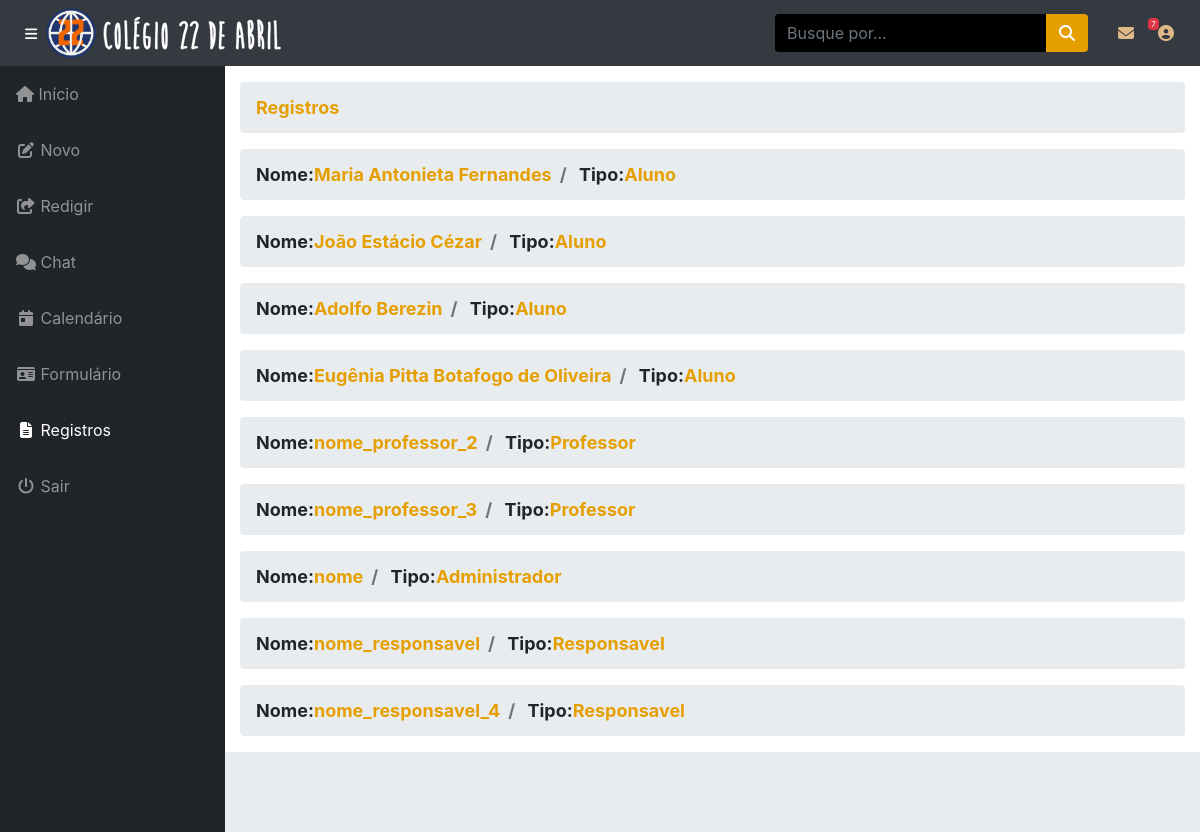
The page /painel_adm/registros.php (signed in) on the database its author committed.
### tables this page shows
CREATE TABLE IF NOT EXISTS `tb_aluno` (
  `cd_aluno` int(11) NOT NULL AUTO_INCREMENT,
  `nm_aluno` varchar(50) NOT NULL,
  `ds_sexo` varchar(30) NOT NULL,
  `ds_rg` varchar(20) NOT NULL,
  `id_autorizacao` int(11) NOT NULL,
  `vl_idade` int(11) NOT NULL,
  `ds_foto` varchar(100) DEFAULT NULL,
  `id_turma` int(11) DEFAULT NULL,
  PRIMARY KEY (`cd_aluno`),
  KEY `id_autorizacao` (`id_autorizacao`),
  KEY `id_turma` (`id_turma`)
);

CREATE TABLE IF NOT EXISTS `tb_professor` (
  `cd_professor` int(11) NOT NULL AUTO_INCREMENT,
  `nm_professor` varchar(30) NOT NULL,
  `ds_senha_professor` varchar(30) DEFAULT NULL,
  `ds_cpf_professor` varchar(20) NOT NULL,
  `ds_rg_professor` varchar(20) NOT NULL,
  `ds_idade_professor` int(3) NOT NULL,
  `dt_inscricao_professor` varchar(30) DEFAULT NULL,
  `ds_estado_professor` varchar(100) DEFAULT NULL,
  `ds_foto_professor` varchar(100) DEFAULT NULL,
  `id_materia_professor` int(11) DEFAULT NULL,
  `ds_ativo` int(1) NOT NULL,
  PRIMARY KEY (`cd_professor`),
  KEY `tb_professor_ibfk_1` (`id_materia_professor`)
);

CREATE TABLE IF NOT EXISTS `tb_administrador` (
  `cd_administrador` int(11) NOT NULL AUTO_INCREMENT,
  `nm_administrador` varchar(30) NOT NULL,
  `ds_senha_administrador` varchar(30) DEFAULT NULL,
  `ds_cpf_administrador` varchar(20) NOT NULL,
  `ds_rg_administrador` varchar(20) NOT NULL,
  `ds_idade_administrador` int(3) NOT NULL,
  `dt_inscricao_administrador` varchar(30) DEFAULT NULL,
  `ds_estado_administrador` varchar(100) DEFAULT NULL,
  `ds_foto_administrador` varchar(100) DEFAULT NULL,
  PRIMARY KEY (`cd_administrador`),
  UNIQUE KEY `ds_cpf_administrador` (`ds_cpf_administrador`),
  UNIQUE KEY `ds_rg_administrador` (`ds_rg_administrador`)
);

CREATE TABLE IF NOT EXISTS `tb_responsavel` (
  `cd_responsavel` int(11) NOT NULL AUTO_INCREMENT,
  `nm_responsavel` varchar(30) NOT NULL,
  `ds_senha_responsavel` varchar(30) DEFAULT NULL,
  `ds_cpf_responsavel` varchar(20) NOT NULL,
  `ds_rg_responsavel` varchar(20) NOT NULL,
  `ds_idade_responsavel` int(3) NOT NULL,
  `dt_inscricao_responsavel` varchar(30) DEFAULT NULL,
  `ds_estado_responsavel` varchar(100) DEFAULT NULL,
  `ds_foto_responsavel` varchar(100) DEFAULT NULL,
  `ds_sexo` int(1) DEFAULT NULL,
  PRIMARY KEY (`cd_responsavel`),
  UNIQUE KEY `ds_cpf_responsavel` (`ds_cpf_responsavel`),
  UNIQUE KEY `ds_rg_responsavel` (`ds_rg_responsavel`)
);

### painel_adm/registros.php (the view, shortened to what this page needs)
<!DOCTYPE html>
<html lang="en">
<head>
  <?php
  include('../conexao.php');
  ?>
  <link href="vendor/fontawesome-free/css/all.min.css" rel="stylesheet" type="text/css">
  <link href="vendor/datatables/dataTables.bootstrap4.css" rel="stylesheet">
  <link href="css/sb-admin.css" rel="stylesheet">
</head>
<body id="page-top">
  <nav class="navbar navbar-expand navbar-dark bg-dark static-top">
    <button class="btn btn-link btn-sm text-white order-1 order-sm-0" id="sidebarToggle" href="#">
      <i class="fas fa-bars"></i>
    </button>
          <center><a href="#"><img src="images/logo.png" class="brand-logo" height="50"></a>
          <a href="#"><img src="images/titulo.png" class="img-fluid menu-header"></a></center>
    <form class="d-none d-md-inline-block form-inline ml-auto mr-0 mr-md-3 my-2 my-md-0">
      <div class="input-group">
        <input type="text" class="form-control" placeholder="Busque por..." aria-label="Search" aria-describedby="basic-addon2">
        <div class="input-group-append">
          <button class="btn btn-primary" type="button">
            <i class="fas fa-search"></i>
          </button>
        </div>
      </div>
    </form>
    <ul class="navbar-nav ml-auto ml-md-0">
      <li class="nav-item dropdown no-arrow mx-1">
        <a class="nav-link dropdown-toggle" href="#" id="messagesDropdown" role="button">
          <i class="fas fa-envelope fa-fw"></i>
          <span class="badge badge-danger">7</span>
        </a>
      </li>
      <li class="nav-item dropdown no-arrow">
        <a class="nav-link" href="#" id="userDropdown" role="button">
          <i class="fas fa-user-circle fa-fw"></i>
        </a>
      </li>
    </ul>
  </nav>
  <div id="wrapper">
    <ul class="sidebar navbar-nav">
        <li class="nav-item">
        <a class="nav-link" href="index.php">
          <i class="fas fa-home"></i>
          <span>Início</span>
        </a>
        </li>
      <li class="nav-item">
        <a class="nav-link" href="novo.php">
          <i class="fas fa-fw fa-edit"></i>
          <span>Novo</span>
        </a>
      </li>
      <li class="nav-item">
        <a class="nav-link" href="redigir.php">
          <i class="fas fa-fw fa-share-square"></i>
          <span>Redigir</span></a>
      </li>
      <li class="nav-item">
        <a class="nav-link" href="chat.php">
          <i class="fas fa-fw fa-comments"></i>
          <span>Chat</span></a>
      </li>
      <li class="nav-item">
        <a class="nav-link" href="calendario.php">
          <i class="fas fa-fw fa-calendar-day"></i>
          <span>Calendário</span></a>
      </li>
      <li class="nav-item">
        <a class="nav-link" href="formulario.php">
          <i class="fas fa-fw fa-id-card"></i>
          <span>Formulário</span></a>
      </li>
      <li class="nav-item active">
        <a class="nav-link" href="registros.php">
          <i class="fas fa-fw fa-file-alt"></i>
          <span>Registros</span></a>
      </li>
      <li class="nav-item">
        <a class="nav-link" href="">
          <i class="fas fa-fw fa-power-off"></i>
          <span>Sair</span></a>
      </li>
    </ul>
    <div id="content-wrapper">
      <div class="container-fluid">
        <ol class="breadcrumb">
          <li class="breadcrumb-item">
            <a href="#">Registros</a>
          </li>
        </ol>
        <?php
        $sql_r1 = 'select * from tb_aluno';
        $query_1 = $mysqli->query($sql_r1);
        while ($row_1 = $query_1->fetch_array()) {
          echo utf8_encode('<ol class="breadcrumb">
          <li class="breadcrumb-item">
            Nome:<a href="#">'.$row_1['nm_aluno'].'</a>
          </li>
          <li class="breadcrumb-item">
            Tipo:<a href="#">Aluno</a>
          </li>
        </ol>');
        }
        $sql_r2 = 'select * from tb_professor';
        $query_2 = $mysqli->query($sql_r2);
        while ($row_2 = $query_2->fetch_array()) {
          echo utf8_encode('<ol class="breadcrumb">
          <li class="breadcrumb-item">
            Nome:<a href="#">'.$row_2['nm_professor'].'</a>
          </li>
          <li class="breadcrumb-item">
            Tipo:<a href="#">Professor</a>
          </li>
        </ol>');
        }
        $sql_r3 = 'select * from tb_administrador';
        $query_3 = $mysqli->query($sql_r3);
        while ($row_3 = $query_3->fetch_array()) {
          echo utf8_encode('<ol class="breadcrumb">
          <li class="breadcrumb-item">
            Nome:<a href="#">'.$row_3['nm_administrador'].'</a>
          </li>
          <li class="breadcrumb-item">
            Tipo:<a href="#">Administrador</a>
          </li>
        </ol>');
        }
        $sql_r4 = 'select * from tb_responsavel';
        $query_4 = $mysqli->query($sql_r4);
        while ($row_4 = $query_4->fetch_array()) {
          echo '<ol class="breadcrumb">
          <li class="breadcrumb-item">
            Nome:<a href="#">'.$row_4['nm_responsavel'].'</a>
          </li>
          <li class="breadcrumb-item">
            Tipo:<a href="#">Responsavel</a>
          </li>
        </ol>';
        }
        ?>
      <footer class="sticky-footer">
      </footer>
    </div>
  </div>
</body>
</html>

### rows shown on the page
tb_aluno: nm_aluno "Nome: Maria Antonieta Fernandes Tipo: Aluno"
tb_aluno: nm_aluno "Nome: João Estácio Cézar Tipo: Aluno"
tb_aluno: nm_aluno "Nome: Adolfo Berezin Tipo: Aluno"
tb_aluno: nm_aluno "Nome: Eugênia Pitta Botafogo de Oliveira Tipo: Aluno"
tb_professor: nm_professor "Nome: nome_professor_2 Tipo: Professor"
tb_professor: nm_professor "Nome: nome_professor_3 Tipo: Professor"
tb_administrador: nm_administrador "Nome: nome Tipo: Administrador"
tb_responsavel: nm_responsavel "nome_responsavel"
tb_responsavel: nm_responsavel "nome_responsavel_4"
